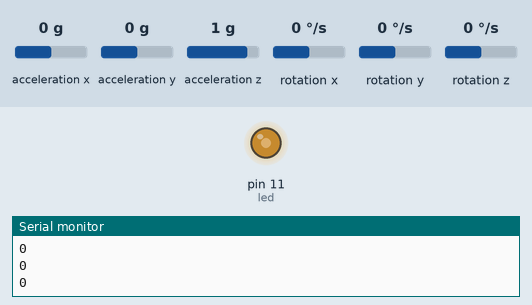
Recording of a sketch running on a simulated Arduino Uno, built with avr-gcc and run on an emulated ATmega328P. Shown: output pins drawn as LEDs (lit = HIGH), the last lines printed to the serial monitor. Inputs (shaded band) come from the test bench; at power-on: acceleration x 0 g, acceleration y 0 g, acceleration z 1 g, rotation x 0 °/s, rotation y 0 °/s, rotation z 0 °/s.

Above: at 1.2 s.
1.3 s: acceleration x set to -1.4 g
At 2.5 s:
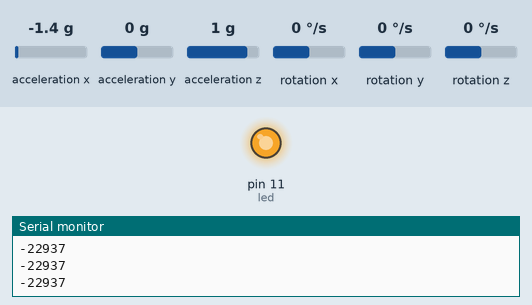
2.8 s: acceleration x set to -1.1 g
At 3.7 s:
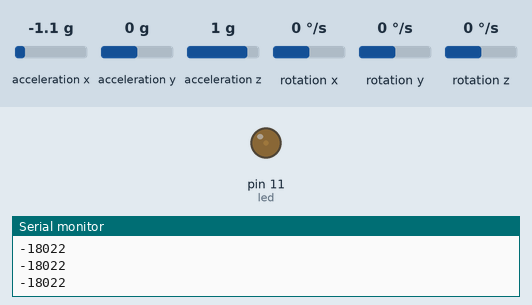
4.3 s: acceleration x set to 0 g
At 5.5 s:
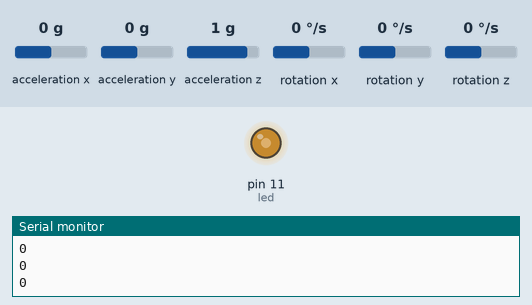
Timing chart, 0 to 7.3 s (numbered marks = the images above; inputs shaded):
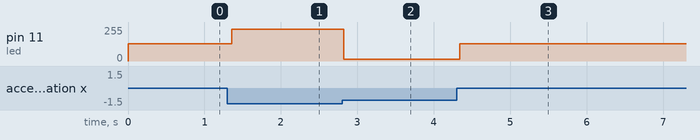

The sketch:

ivme_ve_led.ino
```cpp
#include "Wire.h"
#include "I2Cdev.h"
#include "MPU6050.h"
#define led 11
MPU6050 mpu;
int16_t ax, ay, az;
int16_t gx, gy, gz;

void setup(){
  pinMode(led,OUTPUT);
Wire.begin();
Serial.begin(38400);
Serial.println("MPU Baslatiliyor");
mpu.initialize();
Serial.println(mpu.testConnection() ? "Baglandi" : "Baglanti Hatali");
  }

void loop(){
mpu.getMotion6(&ax, &ay, &az, &gx, &gy, &gz);
Serial.println(ax);
analogWrite(led,map(ax,20000,-20000,255,0));
delay(50);

}
```

Measured:
- the behaviour switches between -1.3 and -1.2 g on acceleration x (found by bisection; images 1 and 2)
- after the input at 1.3 s, pin 11 (led): 128/255 → 238/255 after 0.06 s
- after the input at 2.8 s, pin 11 (led): 238/255 → 13/255 at once
- after the input at 4.3 s, pin 11 (led): 13/255 → 128/255 at once
